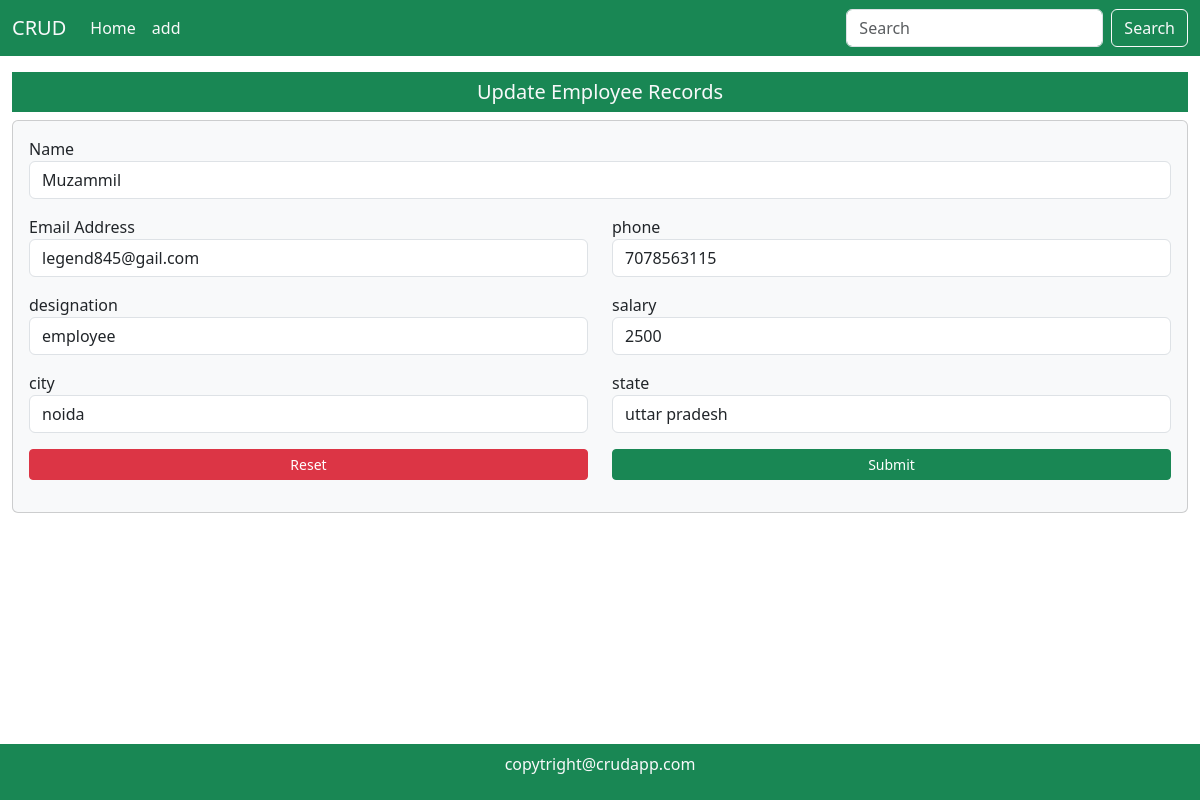
The page /update/4/ on the database its author committed.
### mainApp/models.py (models this page shows, shortened)
class Employee(models.Model):
    id=models.AutoField(primary_key=True)
    name=models.CharField(max_length=20)
    email=models.EmailField(max_length=30)
    phone=models.CharField(max_length=15)
    dsg=models.CharField(max_length=20)
    salary=models.IntegerField()
    city=models.CharField(max_length=20,default="",null=True,blank=True)
    state=models.CharField(max_length=20,default="",null=True,blank=True)

### mainApp/views.py (the view, shortened to what this page needs)
# urls.py: path("update/<int:num>/",views.updatePage),
def updatePage(Request,num):
    data = Employee.objects.get(id=num)
    if(data):
        return render(Request,"update.html",{'data':data})
    return HttpResponseRedirect("/")

### mainApp/templates/update.html (shortened to what this page needs)
{% extends 'index.html'%}
{% load static%}
{% block body %}
<div class="container-fluid my-3">
    <h5 class="bg-success text-center text-light p-2">Update Employee Records</h5>
    <div class="card bg-light p-3">
        <form action="" method="post">
            <div class="mb-3">
                <label>Name</label>
                <input type="text" name="name" value="{{data.name}}" required placeholder="Enter Full name"
                    class="form-control">
            </div>
            <div class="row mb-3">
                <div class="col-md-6">
                    <label>Email Address</label>
                    <input type="email" name="email" value="{{data.email}}" required placeholder="Enter email"
                        class="form-control">
                </div>
                <div class="col-md-6">
                    <label>phone</label>
                    <input type="tel" name="phone" value="{{data.phone}}" required placeholder="Enter phone number"
                        class="form-control">
                </div>
            </div>
            <div class="row mb-3">
                <div class="col-md-6">
                    <label>designation</label>
                    <input type="text" name="dsg" value="{{data.dsg}}" required placeholder="Enter designation"
                        class="form-control">
                </div>
                <div class="col-md-6">
                    <label>salary</label>
                    <input type="number" name="salary" value="{{data.salary}}" required placeholder="Enter salary"
                        class="form-control">
                </div>
            </div>
            <div class="row mb-3">
                <div class="col-md-6">
                    <label>city</label>
                    <input type="text" name="city" value="{{data.city}}" placeholder="Enter city" class="form-control">
                </div>
                <div class="col-md-6">
                    <label>state</label>
                    <input type="ext" name="state" value="{{data.state}}" placeholder="Enter state"
                        class="form-control">
                </div>
            </div>
            <div class="row mb-3">
                <div class="col-6">
                    <button type="reset" class="btn btn-danger w-100 btn-sm">Reset</button>
                </div>
                <div class="col-6">
                    <button type="submit" class="btn btn-success w-100 btn-sm">Submit</button>
                </div>
            </div>
        </form>
    </div>
</div>
{% endblock %}

### rows shown on the page
Employee: name "Muzammil", email "legend845@gail.com", phone "7078563115", dsg "employee", salary "2500", city "noida", state "uttar pradesh"
